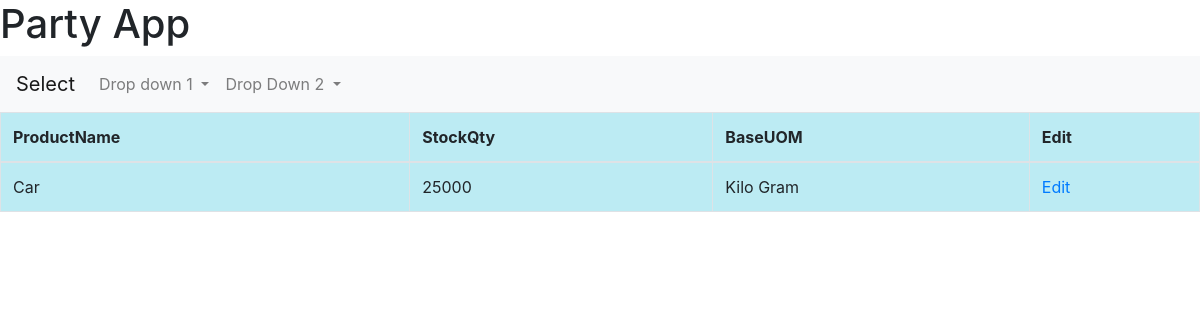
The app's page /StockTablelistview with its own data.
### purchaseapp/models.py (models this page shows, shortened)
class StockTable(models.Model):
    Id=models.IntegerField(auto_created=True,primary_key=True)
    ProductName=models.ForeignKey(Product,on_delete=models.CASCADE,null=True,blank=True)
    StockQty=models.IntegerField(verbose_name="Stock Quantity",null=True,blank=True)
    BaseUOM=models.ForeignKey(UOM,on_delete=models.PROTECT,null=True,blank=True)

class Product(models.Model):
    ProductId=models.IntegerField(auto_created=True,primary_key=True)
    ProductName=models.CharField(max_length=100,verbose_name="Item",null=True,blank=True)
    ProductCode=models.CharField(max_length=15,verbose_name="Item Code",null=True,blank=True)
    ProductPrice=models.DecimalField(max_digits=10,decimal_places=3,null=True,blank=True)
    BaseUOM=models.ForeignKey(UOM,on_delete=models.CASCADE,null=True,blank=True,verbose_name="Base UOM")
    ReorderLevel=models.IntegerField(verbose_name="Reorder Level",null=True,blank=True)
    Category=models.ForeignKey(Category,on_delete=models.CASCADE,null=True,blank=True)
    def __str__(self):
        return self.ProductName

class UOM(models.Model):
    Id=models.IntegerField(auto_created=True,primary_key=True)
    Uomtype=models.CharField(max_length=25,verbose_name="UOM")
    UomCode=models.CharField(max_length=10,verbose_name="UOM Code",null=True,blank=True)
    def __str__(self):
        return self.Uomtype

### purchaseapp/views.py (the view)
# urls.py: path('StockTablelistview',views.StockTablelistview,name="StockTablelistview"),
def StockTablelistview(request):
    if request.method=="GET":
        stocklist=StockTable.objects.all()
        context={'stocklist':stocklist}
        return render(request,'purchaseapp/stocklist.html',context)

### purchaseapp/Templates/purchaseapp/stocklist.html (shortened to what this page needs)
{%extends 'purchaseapp/base.html'%}
{%block body_content%}
<form method="GET">
<center>
    <table class="table table-bordered", style="background-color: rgb(188, 235, 243)"
    font-family="sans-serif" >
        <thead>
            <tr>
                <th>ProductName</th>
                <th>StockQty</th>
                <th>BaseUOM</th>
                <th>Edit</th>
            </tr>
        </thead>
        <tbody>
            {%for item in stocklist%}
            <tr>
                <td>{{item.ProductName}}</td>
                <td>{{item.StockQty}}</td>
                <td>{{item.BaseUOM}}</td>
                <td><a href="{% url 'StockTableeditview' id=item.Id %}">Edit</a></td>
            </tr>
            {%endfor%}
        </tbody>
    </table>
</center>
</form>
{%endblock%}

### records on screen
StockTable: ProductName "Car", StockQty "25000", BaseUOM "Kilo Gram"
